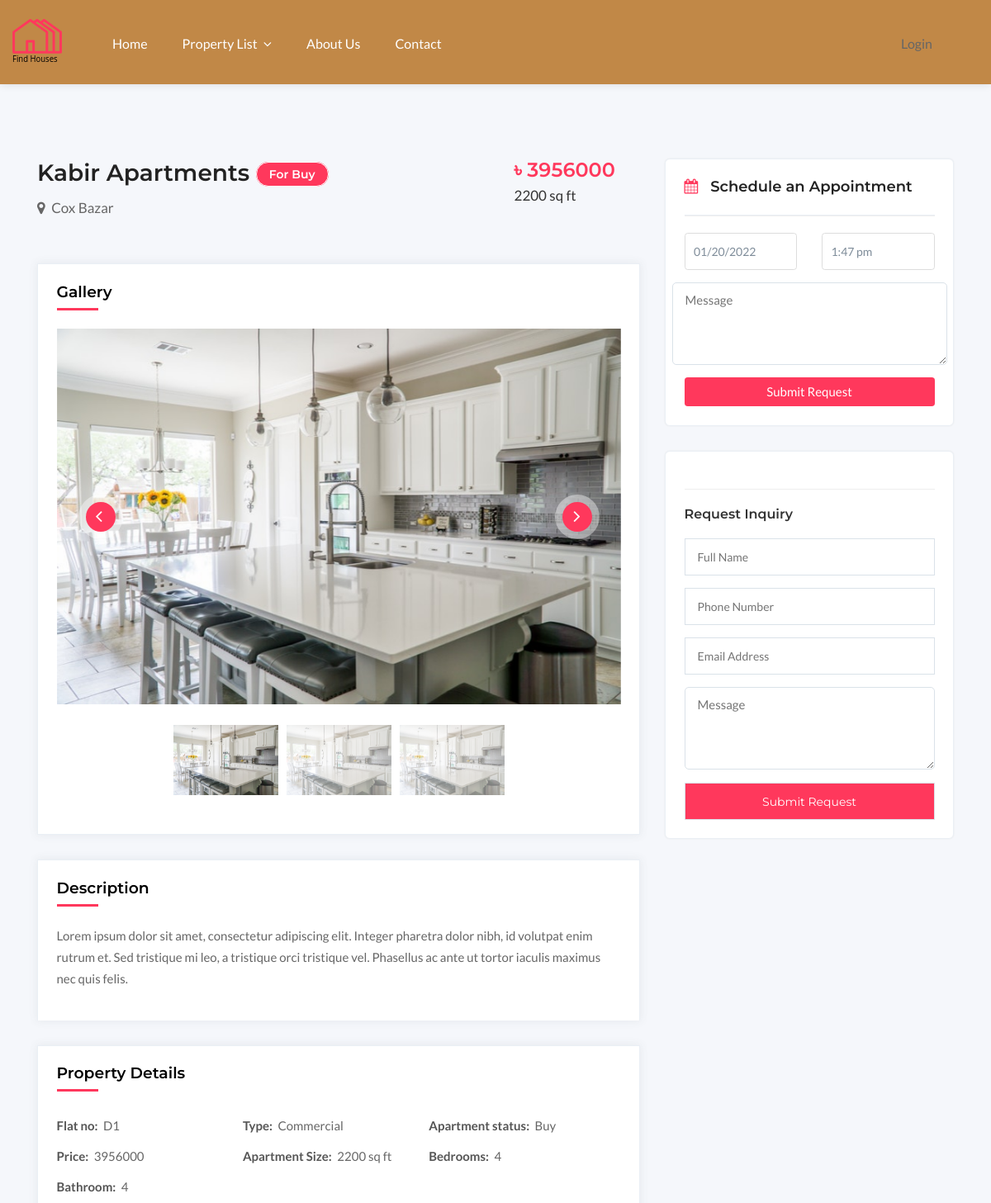
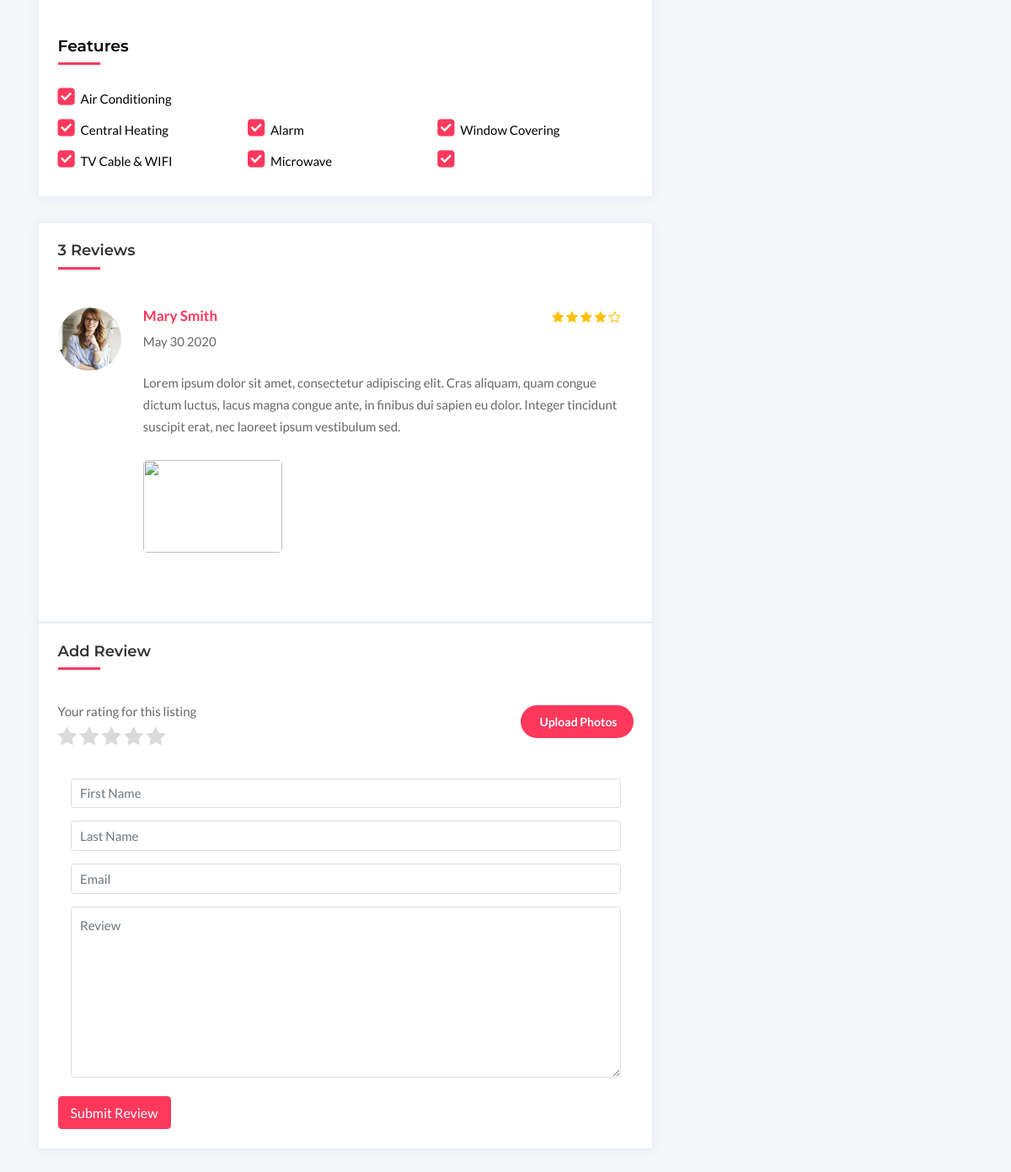
The page /single_property.php?edit=9&apart_status=Buy on the database its author committed (2 pictures, top to bottom).
### tables this page shows
CREATE TABLE `apartment` (
  `apartment_id` int(11) NOT NULL,
  `building_id` int(11) NOT NULL,
  `building_name` varchar(50) NOT NULL,
  `flat_no` varchar(10) NOT NULL,
  `no_of_bedroom` int(11) NOT NULL,
  `no_of_bathroom` int(11) NOT NULL,
  `image` text NOT NULL,
  `buy_price` double NOT NULL,
  `rent_price` double NOT NULL,
  `area` varchar(50) DEFAULT NULL,
  `status` varchar(25) NOT NULL,
  `type` varchar(50) NOT NULL,
  `apartment_status` varchar(50) NOT NULL,
  `features` text NOT NULL,
  `division` varchar(25) NOT NULL,
  `address` varchar(50) DEFAULT NULL,
  `client_username` varchar(20) NOT NULL,
  `build_num` varchar(25) NOT NULL
);

CREATE TABLE `building` (
  `building_id` int(11) NOT NULL,
  `building_name` varchar(50) NOT NULL,
  `no_of_flats` int(11) NOT NULL,
  `address` varchar(255) NOT NULL,
  `build_info` varchar(255) NOT NULL,
  `division` varchar(25) NOT NULL,
  `no_of_floors` int(11) NOT NULL,
  `build_num` varchar(25) NOT NULL
);

### single_property.php (the view, shortened to what the rows shown need)
<?php
include "includes/connect.php";
include "includes/functions.php";
?>
<?php
if (isset($_GET['edit'])) {
    $apartment_id = $_GET['edit'];
    $apart_status = $_GET['apart_status'];
    $stmt = query("SELECT b1.building_name, b1.address, a1.flat_no, a1.no_of_bedroom, a1.no_of_bathroom, a1.image, a1.buy_price, a1.rent_price, a1.area, a1.status, a1.features, a1.type, b1.build_info
FROM building b1
JOIN apartment a1
ON b1.building_id = a1.building_id
WHERE a1.apartment_id = {$apartment_id} AND a1.apartment_status='{$apart_status}'");
    $row = $stmt->fetch(PDO::FETCH_ASSOC);
    $building_name = $row['building_name'];
    $address = $row['address'];
    $flat_no = $row['flat_no'];
    $no_of_bedroom =  $row['no_of_bedroom'];
    $no_of_bathroom =  $row['no_of_bathroom'];
    $image =  $row['image'];
    if ($apart_status == "Rent") {
        $price = $row['rent_price'];
    } else {
        $price = $row['buy_price'];
    }
    $area =  $row['area'];
    $features =  $row['features'];
    $type =  $row['type'];
    $build_info =  $row['build_info'];
}
?>
<!DOCTYPE html>
<html lang="zxx">
<head>
    <link rel="stylesheet" href="css/jquery-ui.css">
    <link rel="stylesheet" href="font/flaticon.css">
    <link rel="stylesheet" href="css/fontawesome-all.min.css">
    <link rel="stylesheet" href="css/fontawesome-5-all.min.css">
    <link rel="stylesheet" href="css/font-awesome.min.css">
    <link rel="stylesheet" href="css/leaflet.css">
    <link rel="stylesheet" href="css/leaflet-gesture-handling.min.css">
    <link rel="stylesheet" href="css/leaflet.markercluster.css">
    <link rel="stylesheet" href="css/leaflet.markercluster.default.css">
    <link rel="stylesheet" href="css/timedropper.css">
    <link rel="stylesheet" href="css/datedropper.css">
    <link rel="stylesheet" href="css/animate.css">
    <link rel="stylesheet" href="css/magnific-popup.css">
    <link rel="stylesheet" href="css/lightcase.css">
    <link rel="stylesheet" href="css/owl.carousel.min.css">
    <link rel="stylesheet" href="css/bootstrap.min.css">
    <link rel="stylesheet" href="css/menu.css">
    <link rel="stylesheet" href="css/slick.css">
    <link rel="stylesheet" href="css/styles.css">
    <link rel="stylesheet" id="color" href="css/default.css">
</head>
<body class="inner-pages sin-1 homepage-4 hd-white">
    <div id="wrapper">
        <section class="single-proper blog details">
            <div class="container">
                <div class="row">
                    <div class="col-lg-8 col-md-12 blog-pots">
                        <div class="row">
                            <div class="col-md-12">
                                <section class="headings-2 pt-0">
                                    <div class="pro-wrapper">
                                        <div class="detail-wrapper-body">
                                            <div class="listing-title-bar">
                                                <h3><?php echo $building_name; ?><span class="mrg-l-5 category-tag">For <?php echo $apart_status; ?></span></h3>
                                                <div class="mt-0">
                                                    <a class="listing-address">
                                                        <i class="fa fa-map-marker pr-2 ti-location-pin mrg-r-5"></i><?php echo $address; ?>
                                                    </a>
                                                </div>
                                            </div>
                                        </div>
                                        <div class="single detail-wrapper mr-2">
                                            <div class="detail-wrapper-body">
                                                <div class="listing-title-bar">
                                                    <h4>৳ <?php echo $price; ?></h4>
                                                    <div class="mt-0">
                                                        <a href="#listing-location" class="listing-address">
                                                            <p><?php echo $area; ?></p>
                                                        </a>
                                                    </div>
                                                </div>
                                            </div>
                                        </div>
                                    </div>
                                </section>
                                <div id="listingDetailsSlider" class="carousel listing-details-sliders slide mb-30">
                                    <div class="carousel-inner">
                                        <div class="active item carousel-item" data-slide-number="0">
                                            <img src="admin_marketing/<?php echo $image; ?>" class="img-fluid" alt="slider-listing">
                                        </div>
                                    </div>
                                    <ul class="carousel-indicators smail-listing list-inline">
                                        <li class="list-inline-item active">
                                            <a id="carousel-selector-0" class="selected" data-slide-to="0" data-target="#listingDetailsSlider">
                                                <img src="admin_marketing/<?php echo $image; ?>" class="img-fluid" alt="listing-small">
                                            </a>
                                        </li>
                                        <li class="list-inline-item">
                                            <a id="carousel-selector-1" data-slide-to="1" data-target="#listingDetailsSlider">
                                                <img src="admin_marketing/<?php echo $image; ?>" class="img-fluid" alt="listing-small">
                                            </a>
                                        </li>
                                        <li class="list-inline-item">
                                            <a id="carousel-selector-2" data-slide-to="2" data-target="#listingDetailsSlider">
                                                <img src="admin_marketing/<?php echo $image; ?>" class="img-fluid" alt="listing-small">
                                            </a>
                                        </li>
                                    </ul>
                                </div>
                                <div class="blog-info details mb-30">
                                    <h5 class="mb-4">Description</h5>
                                    <p class="mb-3"><?php echo $build_info; ?></p>
                                </div>
                            </div>
                        </div>
                        <div class="single homes-content details mb-30">
                            <ul class="homes-list clearfix">
                                <li>
                                    <span class="font-weight-bold mr-1">Flat no:</span>
                                    <span class="det"><?php echo $flat_no; ?></span>
                                </li>
                                <li>
                                    <span class="font-weight-bold mr-1">Type:</span>
                                    <span class="det"><?php echo $type; ?></span>
                                </li>
                                <li>
                                    <span class="font-weight-bold mr-1">Price:</span>
                                    <span class="det"><?php echo $price; ?></span>
                                </li>
                                <li>
                                    <span class="font-weight-bold mr-1">Apartment Size:</span>
                                    <span class="det"><?php echo $area; ?></span>
                                </li>
                                <li>
                                    <span class="font-weight-bold mr-1">Bedrooms:</span>
                                    <span class="det"><?php echo $no_of_bedroom; ?></span>
                                </li>
                                <li>
                                    <span class="font-weight-bold mr-1">Bathroom:</span>
                                    <span class="det"><?php echo $no_of_bathroom; ?></span>
                                </li>
                            </ul>
                            <ul class="homes-list clearfix">
                                <?php
                                $aDoor = explode(",", $features);
                                $N = count($aDoor);
                                $m = 1;
                                for ($i = 0; $i < $m; $i++) {
                                ?>
                                    <li>
                                        <i class="fa fa-check-square" aria-hidden="true"></i>
                                        <span><?php echo $aDoor[$i]; ?></span>
                                    </li>
                                <?php } ?>
                            </ul>
                            <ul class="homes-list clearfix">
                                <?php
                                for ($i = $m; $i < $N; $i++) {
                                ?>
                                    <li>
                                        <i class="fa fa-check-square" aria-hidden="true"></i>
                                        <span><?php echo $aDoor[$i]; ?></span>
                                    </li>
                                <?php } ?>
                            </ul>
                        </div>
                    </div>
                </div>
            </div>
    </div>
</body>
</html>

### rows shown on the page
apartment: building.building_name "Kabir Apartments", building.address "Cox Bazar", buy_price "3956000", area "2200 sq ft", image (picture), building.build_info "Lorem ipsum dolor sit amet, consectetur adipiscing elit. Integer pharetra dolor nibh, id volutpat enim rutrum et. Sed tristique mi leo, a tristique orci tristique vel. Phasellus ac ante ut tortor iaculis maximus nec quis felis.", flat_no "D1", type "Commercial", no_of_bedroom "4", no_of_bathroom "4", features "Air Conditioning", features "Central Heating", features "Alarm", features "Window Covering", features "TV Cable & WIFI", features "Microwave"

### other values the page prints
$apart_status "Buy"
